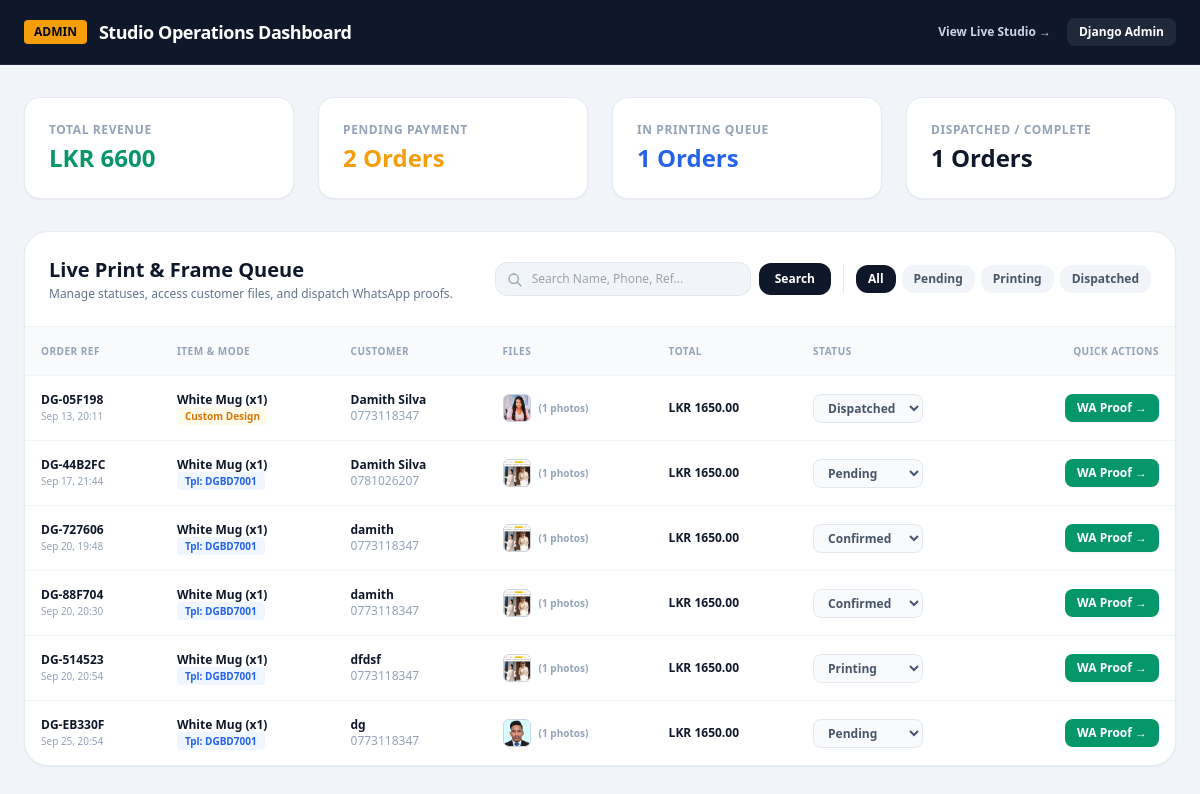
Page /studio/dashboard/ (signed in) on the committed database.
### studio/models.py (models this page shows, shortened)
class StudioOrder(models.Model):
  ORDER_MODE_CHOICES = [
      ('template', 'Pre-Built Design Template'),
      ('custom', 'Custom Design Request (+ LKR 300)'),
  ]
  DELIVERY_CHOICES = [
      ('courier', 'Islandwide Courier (+ LKR 400)'),
      ('pickup', 'Self Pickup (Free)'),
  ]
  STATUS_CHOICES = [
      ('pending', 'Pending Payment'),
      ('confirmed', 'Payment Confirmed'),
      ('proofing', 'Proofing Ready'),
      ('printing', 'In Printing Queue'),
      ('dispatched', 'Dispatched / Ready for Pickup'),
  ]
  order_number = models.CharField(max_length=20, unique=True, editable=False)
  item = models.ForeignKey(
      StudioItem, on_delete=models.CASCADE, related_name='orders'
  )
  order_mode = models.CharField(
      max_length=20, choices=ORDER_MODE_CHOICES, default='template'
  )
  selected_template = models.ForeignKey(
      DesignTemplate, on_delete=models.SET_NULL, null=True, blank=True
  )
  customer_name = models.CharField(max_length=150)
  whatsapp_number = models.CharField(max_length=20)
  delivery_type = models.CharField(
      max_length=20, choices=DELIVERY_CHOICES, default='courier'
  )
  delivery_address = models.TextField(blank=True, null=True)
  custom_text = models.TextField(max_length=300, blank=True, null=True)
  photo_1 = models.ImageField(
      upload_to='studio/orders/%Y/%m/', blank=True, null=True
  )
  photo_2 = models.ImageField(
      upload_to='studio/orders/%Y/%m/', blank=True, null=True
  )
  photo_3 = models.ImageField(
      upload_to='studio/orders/%Y/%m/', blank=True, null=True
  )
  photo_4 = models.ImageField(
      upload_to='studio/orders/%Y/%m/', blank=True, null=True
  )
  photo_5 = models.ImageField(
      upload_to='studio/orders/%Y/%m/', blank=True, null=True
  )
  photo_6 = models.ImageField(
      upload_to='studio/orders/%Y/%m/', blank=True, null=True
  )
  photo_count = models.PositiveIntegerField(default=1)
  quantity = models.PositiveIntegerField(default=1)
  custom_design_fee = models.DecimalField(
      max_digits=10, decimal_places=2, default=0.00
  )
  extra_photo_fee = models.DecimalField(
      max_digits=10, decimal_places=2, default=0.00
  )
  delivery_fee = models.DecimalField(
      max_digits=10, decimal_places=2, default=400.00
  )
  total_amount = models.DecimalField(max_digits=10, decimal_places=2)
  status = models.CharField(
      max_length=20, choices=STATUS_CHOICES, default='pending'
  )
  created_at = models.DateTimeField(auto_now_add=True)
  def _clean_phone_number(self):
    clean_phone = (
        self.whatsapp_number.replace('+', '').replace(' ', '').replace('-', '')
    )
    if clean_phone.startswith('0'):
      clean_phone = '94' + clean_phone[1:]
    return clean_phone
  def generate_proof_whatsapp_link(self):
    msg = (
        f'Hi {self.customer_name}! Here is your print proof for Order'
        f' #{self.order_number}.\nItem: {self.item.title}\n\nPlease reply YES to'
        ' approve for printing!'
    )
    clean_phone = self._clean_phone_number()
    return f'https://wa.me/{clean_phone}?text={urllib.parse.quote(msg)}'

class StudioItem(models.Model):
  title = models.CharField(max_length=200)
  category = models.ForeignKey(
      Category,
      on_delete=models.CASCADE,
      related_name='items',
      null=True,
      blank=True,
  )
  base_price = models.DecimalField(max_digits=10, decimal_places=2)
  featured_image = models.ImageField(upload_to='studio/items/')
  description = models.TextField()
  is_available = models.BooleanField(default=True)
  created_at = models.DateTimeField(auto_now_add=True)

class DesignTemplate(models.Model):
  title = models.CharField(max_length=150)
  template_code = models.CharField(max_length=50, unique=True)
  category = models.ForeignKey(
      TemplateCategory, on_delete=models.CASCADE, related_name='templates'
  )
  preview_image = models.ImageField(upload_to='studio/templates/')
  required_photos = models.PositiveIntegerField(default=1)
  is_active = models.BooleanField(default=True)
  created_at = models.DateTimeField(auto_now_add=True)

### studio/views.py (the view)
# urls.py: path('dashboard/', views.admin_dashboard, name='admin_dashboard'),
@staff_member_required
def admin_dashboard(request):
  status_filter = request.GET.get('status', '')
  search_query = request.GET.get('q', '').strip()
  orders = StudioOrder.objects.all().select_related('item', 'selected_template')
  if status_filter:
    orders = orders.filter(status=status_filter)
  if search_query:
    orders = orders.filter(
        Q(order_number__icontains=search_query)
        | Q(customer_name__icontains=search_query)
        | Q(whatsapp_number__icontains=search_query)
    )
  total_revenue = orders.filter(
      status__in=['confirmed', 'proofing', 'printing', 'dispatched']
  ).aggregate(Sum('total_amount'))['total_amount__sum'] or Decimal('0.00')
  context = {
      'orders': orders[:100],
      'total_revenue': total_revenue,
      'pending_count': StudioOrder.objects.filter(status='pending').count(),
      'printing_count': StudioOrder.objects.filter(status='printing').count(),
      'completed_count': StudioOrder.objects.filter(
          status='dispatched'
      ).count(),
      'current_filter': status_filter,
      'search_query': search_query,
  }
  return render(request, 'studio/dashboard.html', context)

### studio/templates/studio/dashboard.html (shortened to what this page needs)
{% load static %}
<!DOCTYPE html>
<html lang="en">
<head>
    <script src="https://cdn.tailwindcss.com"></script>
</head>
<body class="bg-slate-100 text-slate-800 font-sans antialiased min-h-screen">
    <header class="bg-slate-900 text-white sticky top-0 z-50 border-b border-slate-800">
        <div class="max-w-7xl mx-auto px-6 h-16 flex items-center justify-between">
            <div class="flex items-center gap-3">
                <span class="bg-amber-500 text-slate-950 font-black text-xs px-2.5 py-1 rounded">ADMIN</span>
                <h1 class="text-lg font-black tracking-tight">Studio Operations Dashboard</h1>
            </div>
            <div class="flex items-center gap-4 text-xs font-semibold">
                <a href="{% url 'studio:home' %}" target="_blank" class="text-slate-300 hover:text-white transition">View Live Studio &rarr;</a>
                <a href="/admin/" target="_blank" class="bg-slate-800 hover:bg-slate-700 text-white px-3 py-1.5 rounded-lg transition">Django Admin</a>
            </div>
        </div>
    </header>
    <main class="max-w-7xl mx-auto px-6 py-8 space-y-8">
        <div class="grid grid-cols-1 md:grid-cols-4 gap-6">
            <div class="bg-white border border-slate-200/80 rounded-2xl p-6 shadow-sm">
                <span class="text-slate-400 text-xs font-bold uppercase tracking-wider block">Total Revenue</span>
                <span class="text-2xl font-black text-emerald-600 mt-1 block">LKR {{ total_revenue }}</span>
            </div>
            <div class="bg-white border border-slate-200/80 rounded-2xl p-6 shadow-sm">
                <span class="text-slate-400 text-xs font-bold uppercase tracking-wider block">Pending Payment</span>
                <span class="text-2xl font-black text-amber-500 mt-1 block">{{ pending_count }} Orders</span>
            </div>
            <div class="bg-white border border-slate-200/80 rounded-2xl p-6 shadow-sm">
                <span class="text-slate-400 text-xs font-bold uppercase tracking-wider block">In Printing Queue</span>
                <span class="text-2xl font-black text-blue-600 mt-1 block">{{ printing_count }} Orders</span>
            </div>
            <div class="bg-white border border-slate-200/80 rounded-2xl p-6 shadow-sm">
                <span class="text-slate-400 text-xs font-bold uppercase tracking-wider block">Dispatched / Complete</span>
                <span class="text-2xl font-black text-slate-900 mt-1 block">{{ completed_count }} Orders</span>
            </div>
        </div>
        <div class="bg-white border border-slate-200/80 rounded-3xl overflow-hidden shadow-sm">
            <div class="p-6 border-b border-slate-100 flex flex-col lg:flex-row lg:items-center justify-between gap-4">
                <div>
                    <h2 class="text-xl font-black text-slate-900">Live Print & Frame Queue</h2>
                    <p class="text-slate-500 text-xs mt-0.5">Manage statuses, access customer files, and dispatch WhatsApp proofs.</p>
                </div>
                <div class="flex flex-col sm:flex-row items-stretch sm:items-center gap-3">
                    <form method="GET" action="{% url 'studio:admin_dashboard' %}" class="flex items-center gap-2">
                        <div class="relative w-full sm:w-64">
                            <input type="text"
                                   name="q"
                                   value="{{ search_query }}"
                                   placeholder="Search Name, Phone, Ref..."
                                   class="w-full pl-9 pr-4 py-2 bg-slate-100 border border-slate-200 rounded-xl text-xs font-medium focus:outline-none focus:border-blue-600 focus:bg-white transition">
                            <svg class="w-4 h-4 text-slate-400 absolute left-3 top-2.5" fill="none" stroke="currentColor" viewBox="0 0 24 24">
                                <path stroke-linecap="round" stroke-linejoin="round" stroke-width="2" d="M21 21l-6-6m2-5a7 7 0 11-14 0 7 7 0 0114 0z"/>
                            </svg>
                        </div>
                        <button type="submit" class="px-4 py-2 bg-slate-900 hover:bg-slate-800 text-white font-bold text-xs rounded-xl transition">
                            Search
                        </button>
                    </form>
                    <div class="flex items-center gap-1.5 overflow-x-auto text-xs border-l border-slate-200 pl-3">
                        <a href="{% url 'studio:admin_dashboard' %}{% if search_query %}?q={{ search_query }}{% endif %}" class="px-3 py-1.5 rounded-xl font-bold {% if not current_filter %}bg-slate-900 text-white{% else %}bg-slate-100 text-slate-600{% endif %}">All</a>
                        <a href="?status=pending{% if search_query %}&q={{ search_query }}{% endif %}" class="px-3 py-1.5 rounded-xl font-bold {% if current_filter == 'pending' %}bg-amber-500 text-white{% else %}bg-slate-100 text-slate-600{% endif %}">Pending</a>
                        <a href="?status=printing{% if search_query %}&q={{ search_query }}{% endif %}" class="px-3 py-1.5 rounded-xl font-bold {% if current_filter == 'printing' %}bg-blue-600 text-white{% else %}bg-slate-100 text-slate-600{% endif %}">Printing</a>
                        <a href="?status=dispatched{% if search_query %}&q={{ search_query }}{% endif %}" class="px-3 py-1.5 rounded-xl font-bold {% if current_filter == 'dispatched' %}bg-emerald-600 text-white{% else %}bg-slate-100 text-slate-600{% endif %}">Dispatched</a>
                    </div>
                </div>
            </div>
            <div class="overflow-x-auto">
                <table class="w-full text-left text-xs text-slate-600">
                    <thead class="bg-slate-50 text-slate-400 uppercase text-[10px] font-extrabold tracking-wider border-b border-slate-100">
                        <tr>
                            <th class="p-4">Order Ref</th>
                            <th class="p-4">Item & Mode</th>
                            <th class="p-4">Customer</th>
                            <th class="p-4">Files</th>
                            <th class="p-4">Total</th>
                            <th class="p-4">Status</th>
                            <th class="p-4 text-right">Quick Actions</th>
                        </tr>
                    </thead>
                    <tbody class="divide-y divide-slate-100">
                        {% for ord in orders %}
                        <tr class="hover:bg-slate-50/80 transition">
                            <td class="p-4 font-black text-slate-900">
                                {{ ord.order_number }}
                                <span class="block text-[10px] font-normal text-slate-400">{{ ord.created_at|date:"M d, H:i" }}</span>
                            </td>
                            <td class="p-4">
                                <span class="font-bold text-slate-900 block">{{ ord.item.title }} (x{{ ord.quantity }})</span>
                                {% if ord.selected_template %}
                                <span class="text-[10px] text-blue-600 font-extrabold bg-blue-50 px-2 py-0.5 rounded">Tpl: {{ ord.selected_template.template_code }}</span>
                                {% else %}
                                <span class="text-[10px] text-amber-600 font-extrabold bg-amber-50 px-2 py-0.5 rounded">Custom Design</span>
                                {% endif %}
                            </td>
                            <td class="p-4">
                                <span class="font-bold text-slate-900 block">{{ ord.customer_name }}</span>
                                <span class="text-slate-400">{{ ord.whatsapp_number }}</span>
                            </td>
                            <td class="p-4">
                                <div class="flex items-center gap-1">
                                    {% if ord.photo_1 %}<a href="{{ ord.photo_1.url }}" target="_blank" class="w-7 h-7 bg-slate-200 rounded-md overflow-hidden block border border-slate-300" title="View Photo 1"><img src="{{ ord.photo_1.url }}" class="w-full h-full object-cover"></a>{% endif %}
                                    <span class="text-[10px] text-slate-400 font-bold ml-1">({{ ord.photo_count }} photos)</span>
                                </div>
                            </td>
                            <td class="p-4 font-extrabold text-slate-900">
                                LKR {{ ord.total_amount }}
                            </td>
                            <td class="p-4">
                                <form method="POST" action="{% url 'studio:update_order_status' ord.id %}">
                                    <select name="status" onchange="this.form.submit()" class="px-2.5 py-1 text-xs font-bold rounded-lg border border-slate-200 focus:outline-none bg-slate-50 cursor-pointer">
                                        <option value="pending" {% if ord.status == 'pending' %}selected{% endif %}>Pending</option>
                                        <option value="confirmed" {% if ord.status == 'confirmed' %}selected{% endif %}>Confirmed</option>
                                        <option value="printing" {% if ord.status == 'printing' %}selected{% endif %}>Printing</option>
                                        <option value="dispatched" {% if ord.status == 'dispatched' %}selected{% endif %}>Dispatched</option>
                                    </select>
                                </form>
                            </td>
                            <td class="p-4 text-right">
                                <a href="{{ ord.generate_proof_whatsapp_link }}" target="_blank" class="inline-flex items-center gap-1 bg-emerald-600 hover:bg-emerald-700 text-white font-bold px-3 py-1.5 rounded-lg shadow-sm transition">
                                    WA Proof &rarr;
                                </a>
                            </td>
                        </tr>
                        {% empty %}
                        <tr>
                            <td colspan="7" class="text-center py-12 text-slate-400 font-medium">
                                No orders matching this search query or filter.
                            </td>
                        </tr>
                        {% endfor %}
                    </tbody>
                </table>
            </div>
        </div>
    </main>
</body>
</html>

### rows in the picture
StudioOrder: order_number "DG-05F198", created_at "Sep 13, 20:11", item "White Mug", quantity "1", shows "Custom Design", customer_name "Damith Silva", whatsapp_number "0773118347", photo_1 (picture), photo_count "1", total_amount "1650.00", status "Dispatched"
StudioOrder: order_number "DG-44B2FC", created_at "Sep 17, 21:44", item "White Mug", quantity "1", selected_template.template_code "DGBD7001", customer_name "Damith Silva", whatsapp_number "0781026207", photo_1 (picture), photo_count "1", total_amount "1650.00", status "Pending"
StudioOrder: order_number "DG-727606", created_at "Sep 20, 19:48", item "White Mug", quantity "1", selected_template.template_code "DGBD7001", customer_name "damith", whatsapp_number "0773118347", photo_1 (picture), photo_count "1", total_amount "1650.00", status "Confirmed"
StudioOrder: order_number "DG-88F704", created_at "Sep 20, 20:30", item "White Mug", quantity "1", selected_template.template_code "DGBD7001", customer_name "damith", whatsapp_number "0773118347", photo_1 (picture), photo_count "1", total_amount "1650.00", status "Confirmed"
StudioOrder: order_number "DG-514523", created_at "Sep 20, 20:54", item "White Mug", quantity "1", selected_template.template_code "DGBD7001", customer_name "dfdsf", whatsapp_number "0773118347", photo_1 (picture), photo_count "1", total_amount "1650.00", status "Printing"
StudioOrder: order_number "DG-EB330F", created_at "Sep 25, 20:54", item "White Mug", quantity "1", selected_template.template_code "DGBD7001", customer_name "dg", whatsapp_number "0773118347", photo_1 (picture), photo_count "1", total_amount "1650.00", status "Pending"

### other values in the picture
{{ total_revenue }} "6600"
{{ pending_count }} "2"
{{ printing_count }} "1"
{{ completed_count }} "1"
